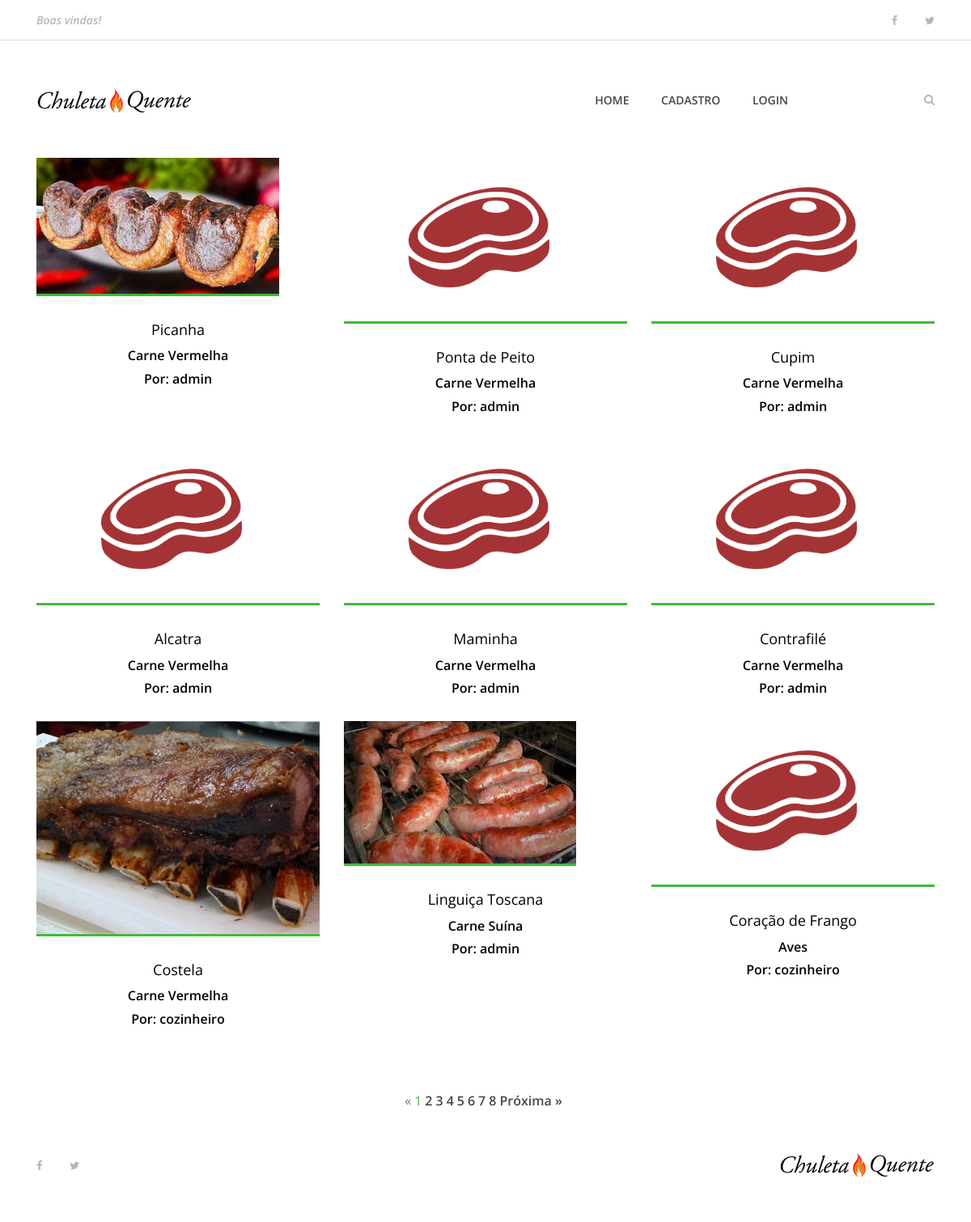
The page / on the database its author committed.
### churras/models.py (models this page shows, shortened)
class Prato(models.Model):
    nome_prato = models.CharField(max_length=100)
    ingredientes = models.TextField()
    modo_preparo = models.CharField()
    tempo_preparo = models.IntegerField()
    rendimento = models.CharField(max_length=10)
    categoria = models.CharField(max_length=100)
    date_prato = models.DateTimeField(default=datetime.now, blank=True)
    funcionario = models.ForeignKey(User, on_delete=models.CASCADE)
    publicado = models.BooleanField(default=False)
    foto_prato = models.ImageField(upload_to=get_file_path, blank=True)

### churras/views.py (the view)
# urls.py: path('', index, name='index'),
def index(request):
    lista_pratos = Prato.objects.order_by('date_prato').filter(publicado=True)
    paginator = Paginator(lista_pratos, 9)
    page = request.GET.get('page')
    pratos_por_pagina = paginator.get_page(page)
    return render(request, 'index.html', {'lista_pratos': pratos_por_pagina})

### templates/index.html (shortened to what this page needs)
{% extends "base.html" %}
{% load static %}
{% block content %}
</head>
<body>
    {% include "partials/menu.html" %}
     <section class="best-receipe-area">
        <div class="container">
            <div class="row">
                {% for prato in lista_pratos  %}
                    <div class="col-12 col-sm-6 col-lg-4">
                        <div class="single-best-receipe-area mb-30">
                            {% if prato.foto_prato == '' %}
                                <img src={% static "img/bg-img/foto_receita.png" %} alt="">
                            {% else %}
                                <img src="{{ prato.foto_prato.url }}" alt="">
                            {% endif %}
                            <div class="receipe-content">
                                <a href="{% url 'churrasco' prato.id %}">
                                    <h5>{{ prato.nome_prato }}</h5>
                                    <h6>{{ prato.categoria }}</h6>
                                </a>
                                <h6>Por: {{ prato.funcionario }}</h6>
                            </div>
                        </div>
                    </div>
                {% endfor %}
            </div>
        </div>
    </section>
    {% include "partials/paginator.html" %}
    {% include "partials/footer.html" %}
{% endblock %}

### static/site.css (style rules this page uses)
* { margin: 0; padding: 0; }
body { font-family: "Open Sans", sans-serif; font-size: 14px; }
h1, h2, h3, h4, h5, h6 { color: #000000; line-height: 1.3; font-weight: 600; }
a, a:hover, a:focus { -webkit-transition-duration: 500ms; transition-duration: 500ms; text-decoration: none; outline: 0 solid transparent; color: #000000; font-weight: 600; font-size: 14px; color: #474747; }
img { height: auto; max-width: 100%; }
.mb-30 { margin-bottom: 30px !important; }
.best-receipe-area { position: relative; z-index: 1; padding-bottom: 50px; }
.single-best-receipe-area { position: relative; z-index: 1; }
.single-best-receipe-area img { border-bottom: 3px solid #40ba37; }
.single-best-receipe-area .receipe-content { padding-top: 30px; text-align: center; }
.single-best-receipe-area .receipe-content h5 { font-size: 18px; margin-bottom: 10px; font-weight: 400; -webkit-transition-duration: 500ms; transition-duration: 500ms; }

### rows shown on the page
Prato: foto_prato (picture), nome_prato "Picanha", categoria "Carne Vermelha", funcionario "admin"
Prato: nome_prato "Ponta de Peito", categoria "Carne Vermelha", funcionario "admin"
Prato: nome_prato "Cupim", categoria "Carne Vermelha", funcionario "admin"
Prato: nome_prato "Alcatra", categoria "Carne Vermelha", funcionario "admin"
Prato: nome_prato "Maminha", categoria "Carne Vermelha", funcionario "admin"
Prato: nome_prato "Contrafilé", categoria "Carne Vermelha", funcionario "admin"
Prato: foto_prato (picture), nome_prato "Costela", categoria "Carne Vermelha", funcionario "cozinheiro"
Prato: foto_prato (picture), nome_prato "Linguiça Toscana", categoria "Carne Suína", funcionario "admin"
Prato: nome_prato "Coração de Frango", categoria "Aves", funcionario "cozinheiro"

### other values the page prints
{{ pagina }} "1"
{{ pagina }} "2" "3" "4" "5" "6" "7" "8"
